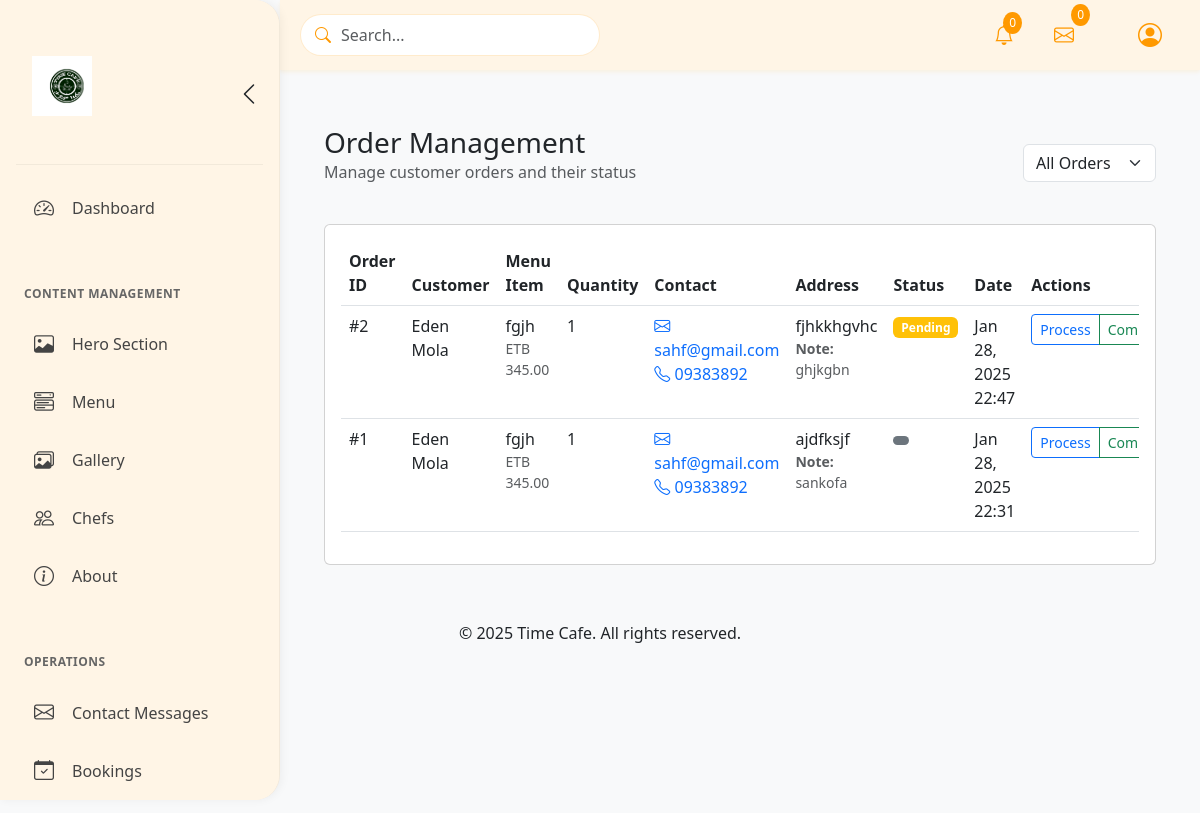
Page /admin-login/sections/orders.php (signed in) on the committed database.
### tables this page shows
CREATE TABLE settings (
    id INT PRIMARY KEY AUTO_INCREMENT,
    setting_key VARCHAR(50) UNIQUE NOT NULL,
    setting_value TEXT,
    created_at TIMESTAMP DEFAULT CURRENT_TIMESTAMP,
    updated_at TIMESTAMP DEFAULT CURRENT_TIMESTAMP ON UPDATE CURRENT_TIMESTAMP
);

CREATE TABLE orders (
    id INT PRIMARY KEY AUTO_INCREMENT,
    menu_item_id INT NOT NULL,
    customer_name VARCHAR(100) NOT NULL,
    email VARCHAR(100) NOT NULL,
    phone VARCHAR(20) NOT NULL,
    address TEXT NOT NULL,
    quantity INT NOT NULL DEFAULT 1,
    status ENUM('pending', 'confirmed', 'delivered', 'cancelled') DEFAULT 'pending',
    special_instructions TEXT,
    created_at TIMESTAMP DEFAULT CURRENT_TIMESTAMP,
    FOREIGN KEY (menu_item_id) REFERENCES menu_items(id)
);

CREATE TABLE menu_items (
    id INT PRIMARY KEY AUTO_INCREMENT,
    category_id INT,
    name VARCHAR(255) NOT NULL,
    description TEXT,
    price DECIMAL(10,2) NOT NULL,
    image VARCHAR(255),
    active BOOLEAN DEFAULT true,
    sort_order INT DEFAULT 0,
    created_at TIMESTAMP DEFAULT CURRENT_TIMESTAMP,
    updated_at TIMESTAMP DEFAULT CURRENT_TIMESTAMP ON UPDATE CURRENT_TIMESTAMP,
    FOREIGN KEY (category_id) REFERENCES menu_categories(id)
);

### admin-login/sections/orders.php (the view, shortened to what this page needs)
<?php
require_once '../../db-config.php';
$where_clause = "1=1";
$orders_query = "
    SELECT o.*, m.name as menu_item_name, m.price
    FROM orders o
    JOIN menu_items m ON o.menu_item_id = m.id
    WHERE $where_clause
    ORDER BY o.created_at DESC";
$orders_result = mysqli_query($connect, $orders_query);
include '../includes/header.php';
?>
<div class="container-fluid py-4">
    <div class="d-flex justify-content-between align-items-center mb-4">
        <div>
            <h1 class="h3 mb-0">Order Management</h1>
            <p class="text-muted">Manage customer orders and their status</p>
        </div>
        <div>
            <select class="form-select" id="statusFilter" onchange="filterOrders(this.value)">
                <option value="">All Orders</option>
            </select>
        </div>
    </div>
    <div class="card">
        <div class="card-body">
            <div class="table-responsive">
                <table class="table table-hover">
                    <thead>
                        <tr>
                            <th>Order ID</th>
                            <th>Customer</th>
                            <th>Menu Item</th>
                            <th>Quantity</th>
                            <th>Contact</th>
                            <th>Address</th>
                            <th>Status</th>
                            <th>Date</th>
                            <th>Actions</th>
                        </tr>
                    </thead>
                    <tbody>
                        <?php while ($order = mysqli_fetch_assoc($orders_result)): ?>
                            <tr>
                                <td>#<?php echo $order['id']; ?></td>
                                <td><?php echo htmlspecialchars($order['customer_name']); ?></td>
                                <td>
                                    <?php echo htmlspecialchars($order['menu_item_name']); ?>
                                    <div class="small text-muted">
                                        ETB <?php echo number_format($order['price'], 2); ?>
                                    </div>
                                </td>
                                <td><?php echo $order['quantity']; ?></td>
                                <td>
                                    <a href="mailto:<?php echo htmlspecialchars($order['email']); ?>"
                                       class="d-block text-decoration-none">
                                        <i class="bi bi-envelope"></i>
                                        <?php echo htmlspecialchars($order['email']); ?>
                                    </a>
                                    <a href="tel:<?php echo htmlspecialchars($order['phone']); ?>"
                                       class="d-block text-decoration-none">
                                        <i class="bi bi-telephone"></i>
                                        <?php echo htmlspecialchars($order['phone']); ?>
                                    </a>
                                </td>
                                <td>
                                    <?php echo htmlspecialchars($order['address']); ?>
                                    <?php if (!empty($order['special_instructions'])): ?>
                                        <div class="small text-muted">
                                            <strong>Note:</strong>
                                            <?php echo htmlspecialchars($order['special_instructions']); ?>
                                        </div>
                                    <?php endif; ?>
                                </td>
                                <td>
                                    <span class="badge bg-<?php
                                        echo match($order['status']) {
                                            'pending' => 'warning',
                                            'processing' => 'info',
                                            'completed' => 'success',
                                            'cancelled' => 'danger',
                                            default => 'secondary'
                                        };
                                    ?>">
                                        <?php echo ucfirst($order['status']); ?>
                                    </span>
                                </td>
                                <td>
                                    <?php echo date('M d, Y H:i', strtotime($order['created_at'])); ?>
                                </td>
                                <td>
                                    <div class="btn-group">
                                        <button type="button"
                                                class="btn btn-sm btn-outline-primary"
                                                onclick="updateOrderStatus(<?php echo $order['id']; ?>, 'processing')">
                                            Process
                                        </button>
                                        <button type="button"
                                                class="btn btn-sm btn-outline-success"
                                                onclick="updateOrderStatus(<?php echo $order['id']; ?>, 'completed')">
                                            Complete
                                        </button>
                                    </div>
                                </td>
                            </tr>
                        <?php endwhile; ?>
                    </tbody>
                </table>
            </div>
        </div>
    </div>
</div>
<?php include '../includes/footer.php'; ?>

### admin-login/includes/sidebar.php (shortened to what this page needs)
<?php
$current_page = basename($_SERVER['PHP_SELF']);
$logoStmt = $connect->prepare("SELECT setting_value FROM settings WHERE setting_key = 'brand_logo'");
$logoStmt->execute();
$logoResult = $logoStmt->get_result();
$currentLogo = $logoResult->fetch_assoc()['setting_value'] ?? 'time-logo.png';
if (isset($isSection)) {
    $logoUrl = '../../assets/img/' . htmlspecialchars($currentLogo) . '?v=' . time();
    $logoFallback = '../../assets/img/time-logo.png';
} else {
    $logoUrl = '../assets/img/' . htmlspecialchars($currentLogo) . '?v=' . time();
    $logoFallback = '../assets/img/time-logo.png';
}
?>
<nav id="sidebar">
    <div class="admin-brand">
        <div class="logo-container">
            <img src="<?php echo $logoUrl; ?>"
                 alt="Time Cafe Logo"
                 class="sidebar-logo"
                 onerror="this.src='<?php echo $logoFallback; ?>'">
        </div>
        <button id="sidebar-toggle" class="btn btn-link text-dark p-0">
            <i class="bi bi-chevron-left fs-4"></i>
        </button>
    </div>
    <ul class="nav flex-column">
        <li class="nav-item">
            <a class="nav-link d-flex align-items-center <?php echo $current_page === 'admin_dashboard.php' ? 'active' : ''; ?>"
                href="<?php echo isset($isSection) ? '../admin_dashboard.php' : 'admin_dashboard.php'; ?>">
                <i class="bi bi-speedometer2"></i>
                <span>Dashboard</span>
            </a>
        </li>
        <li class="nav-section">
            <h6 class="section-title text-uppercase fw-bold">Content Management</h6>
        </li>
        <li class="nav-item">
            <a class="nav-link d-flex align-items-center <?php echo $current_page === 'hero.php' ? 'active' : ''; ?>"
               href="<?php echo isset($isSection) ? 'hero.php' : 'sections/hero.php'; ?>">
                <i class="bi bi-image"></i>
                <span>Hero Section</span>
            </a>
        </li>
        <li class="nav-item">
        <a class="nav-link d-flex align-items-center <?php echo $current_page === 'menu.php' ? 'active' : ''; ?>"
        href="<?php echo isset($isSection) ? 'menu.php' : 'sections/menu.php'; ?>">
                <i class="bi bi-menu-button-wide"></i>
                <span>Menu</span>
            </a>
        </li>
        <li class="nav-item">
        <a class="nav-link d-flex align-items-center <?php echo $current_page === 'gallery.php' ? 'active' : ''; ?>"
        href="<?php echo isset($isSection) ? 'gallery.php' : 'sections/gallery.php'; ?>">
                <i class="bi bi-images"></i>
                <span>Gallery</span>
            </a>
        </li>
        <li class="nav-item">
        <a class="nav-link d-flex align-items-center <?php echo $current_page === 'chefs.php' ? 'active' : ''; ?>"
        href="<?php echo isset($isSection) ? 'chefs.php' : 'sections/chefs.php'; ?>">
                <i class="bi bi-people"></i>
                <span>Chefs</span>
            </a>
        </li>
        <li class="nav-item">
        <a class="nav-link d-flex align-items-center <?php echo $current_page === 'about.php' ? 'active' : ''; ?>"
        href="<?php echo isset($isSection) ? 'about.php' : 'sections/about.php'; ?>">
                <i class="bi bi-info-circle"></i>
                <span>About</span>
            </a>
        </li>
        <li class="nav-section">
            <h6 class="section-title text-uppercase fw-bold">Operations</h6>
        </li>
        <li class="nav-item">
        <a class="nav-link d-flex align-items-center <?php echo $current_page === 'menu.php' ? 'active' : ''; ?>"
        href="<?php echo isset($isSection) ? 'contact_messages.php' : 'sections/contact_messages.php'; ?>">
                <i class="bi bi-envelope"></i>
                <span>Contact Messages</span>
            </a>
        </li>
        <li class="nav-item">
        <a class="nav-link d-flex align-items-center <?php echo $current_page === 'bookings.php' ? 'active' : ''; ?>"
        href="<?php echo isset($isSection) ? 'bookings.php' : 'sections/bookings.php'; ?>">
                <i class="bi bi-calendar-check"></i>
                <span>Bookings</span>
            </a>
        </li>
    </ul>
</nav>

### admin-login/css/admin.css (style rules this page uses)
:root { --header-height: 60px; --sidebar-width: 250px; --sidebar-collapsed-width: 70px; --primary-color: #2c3e50; --secondary-color: #34495e; --text-light: #ecf0f1; }
body { margin: 0; padding: 0; min-height: 100vh; background: #f8f9fa; overflow-x: hidden; }
#sidebar-toggle { display: flex; align-items: center; justify-content: center; width: 32px; height: 32px; border-radius: 50%; transition: all 0.3s ease; background: transparent; border: none; color: #666; }
#sidebar-toggle i { transition: transform 0.3s ease; }
#sidebar { background: #fff5e6; width: 280px; height: 100vh; position: fixed; left: 0; top: 0; padding: 1.5rem 1rem; overflow-y: auto; transition: all 0.3s ease; z-index: 1020; border-right: 1px solid rgba(0, 0, 0, 0.05); border-radius: 0 25px 25px 0; scrollbar-width: none; -ms-overflow-style: none; box-shadow: 2px 0 10px rgba(0,0,0,0.05); }
.admin-brand { display: flex; align-items: center; justify-content: space-between; padding: 1rem 0; margin-bottom: 1rem; border-bottom: 1px solid rgba(0, 0, 0, 0.05); }
.nav-section { margin: 1.5rem 0 0.5rem; }
.section-title { font-size: 0.75rem; color: #666; padding: 0 0.5rem; margin: 1.5rem 0 0.5rem; text-transform: uppercase; letter-spacing: 0.5px; }
.nav-link { padding: 0.75rem 1rem; color: #444; border-radius: 0.5rem; margin-bottom: 0.25rem; transition: all 0.2s ease; display: flex; align-items: center; }
.nav-link i { font-size: 1.25rem; min-width: 24px; margin-right: 1rem; text-align: center; }
.text-muted { color: #f5f5eb; }
.logo-container { display: flex; align-items: center; padding: 0.5rem 0; }
.sidebar-logo { height: 40px; width: auto; transition: all 0.3s ease; }
#sidebar { width: 280px; transition: width 0.3s ease; }
.logo-container { width: 100%; padding: 1rem; text-align: center; margin-bottom: 1rem; }
.sidebar-logo { height: 60px; width: auto; object-fit: contain; }

### rows in the picture
settings: setting_value (picture)
orders: id "2", customer_name "Eden Mola", menu_item.name "fgjh", menu_item.price "345.00", quantity "1", email "sahf@gmail.com", phone "09383892", address "fjhkkhgvhc", special_instructions "ghjkgbn", status "Pending", created_at "Jan 28, 2025 22:47"
orders: id "1", customer_name "Eden Mola", menu_item.name "fgjh", menu_item.price "345.00", quantity "1", email "sahf@gmail.com", phone "09383892", address "ajdfksjf", special_instructions "sankofa", created_at "Jan 28, 2025 22:31"
